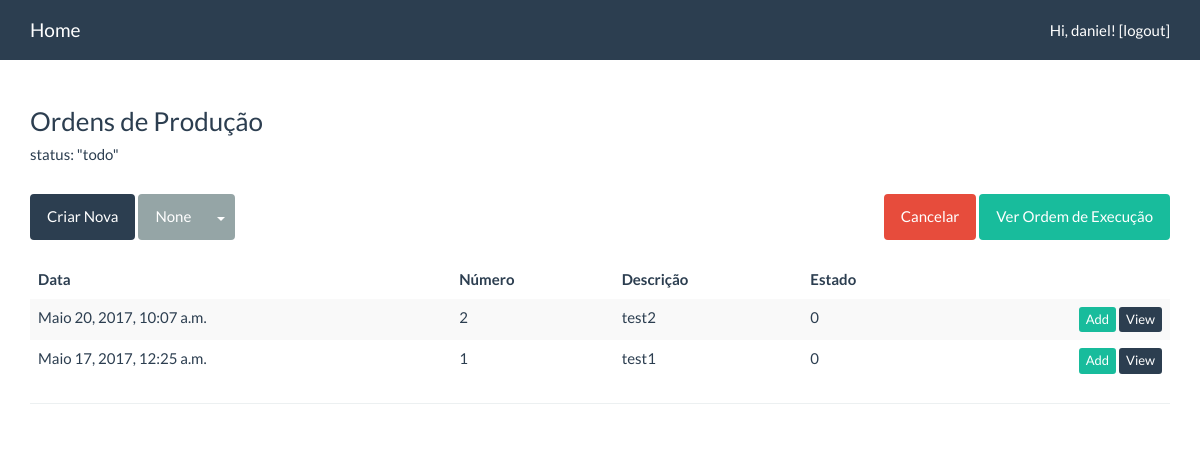
/pm/orders/ (signed in), run on an earlier commit of the app's database.
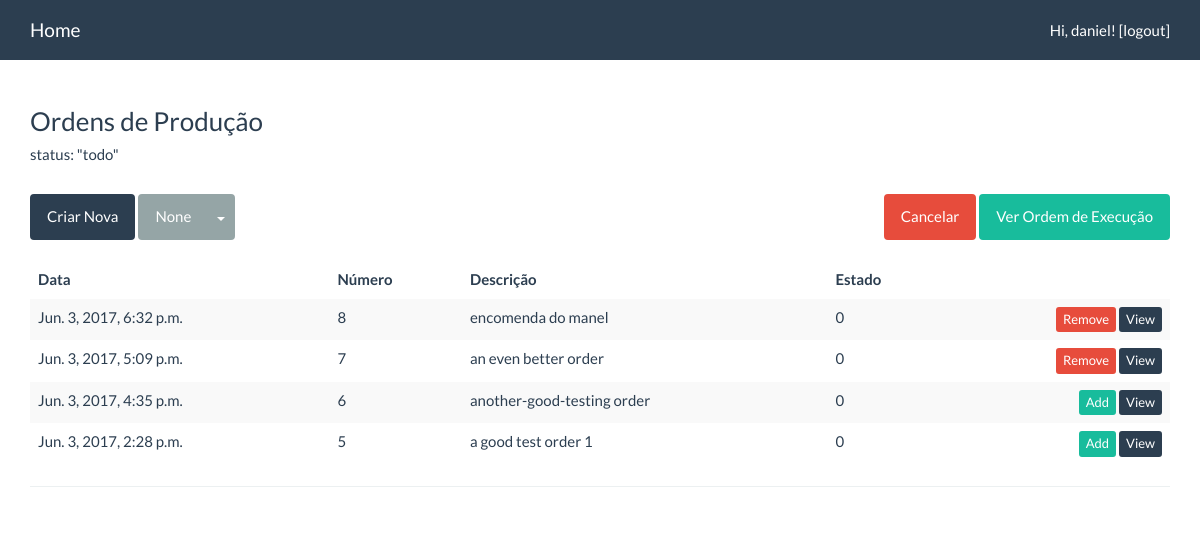
And on a later commit of the database.
### pm/models.py (models this page shows, shortened)
class Order(models.Model):
    TARGETS = ProductionStages.get_stages_choices()
    date = models.DateTimeField(default=timezone.now)
    number = models.CharField(max_length=300, unique=True)
    entries = models.ManyToManyField(Product, through='OrderEntry', blank=True)
    description = models.CharField(max_length=300, default='no-description')
    status = models.IntegerField(default=0)
    suborders = models.ManyToManyField('self', symmetrical=False, blank=True, related_name='order_suborders')
    target = models.CharField(max_length=2, choices=TARGETS, default='')
    exec_order_reference = models.ForeignKey('self', blank=True, null=True, related_name='order_exec_order', on_delete=models.SET_NULL)
    exec_order = models.BooleanField(default=False)
    def __str__(self):
        return str(self.number)+ ':' + str(self.description)
    def get_orders(self):
        if self.exec_order:
            return Order.objects.filter(exec_order_reference=self, target='')
        else:
            raise ValueError('\"' + str(self) + '\" is not an Execution Order')

### pm/views.py (the view, shortened to what this page needs)
# urls.py: url(r'^orders/(?P<orderid>[0-9]+)/add_product_to_order/$', views.add_products_to_order, name='add_products_to_order'),
@login_required
def orders(request):
    order_target = request.GET.get('target')
    if order_target == None:
        all_orders_list = Order.objects.filter(target='').exclude(exec_order=True).order_by('-date')
    elif order_target == 'ALL':
        all_orders_list = Order.objects.exclude(exec_order=True).order_by('-date')
    else:
        all_orders_list = Order.objects.filter(target=str(order_target)).order_by('-date')
    exec_order = OrderUtils.exec_order_exists()
    orders_in_exec_order_ids = []
    if exec_order:
        print(exec_order)
        orders_in_exec_order_ids = list(exec_order.get_orders().values_list('id', flat=True))
    context = {
        'all_orders_list' : all_orders_list,
        'target' : order_target,
        'exec_order' : exec_order,
        'orders_in_exec_order' : orders_in_exec_order_ids
    }
    return render(request, 'pm/orders.html', context)

### pm/utils.py (called while the page is built)
    @staticmethod
    def exec_order_exists():
        try:
            exec_order = Order.objects.get(exec_order=True, status=0)
            return exec_order
        except ObjectDoesNotExist:
            return None

### pm/templates/pm/orders.html (shortened to what this page needs)
{% extends 'pm/base.html' %}
{% load crispy_forms_tags %}
{% load static %}
{% block content %}
    <div class="row">
        <div class="col-xs-6">
            <h3 class="h3">Ordens de Produção</h3>
            <h5 class="h5">status: "todo"</h5>
        </div>
        <div class="col-xs-6 text-right" id="notification">
        </div>
    </div>
    <br>
    <div class="row">
        <div class="col-xs-6">
            <a class="btn btn-primary" href="{% url 'pm:create_order' %}">Criar Nova</a>
            <div class="btn-group">
                <a href="#" class="btn btn-default">{{ target }}</a>
                <a class="btn btn-default dropdown-toggle" data-toggle="dropdown" aria-expanded="false">
                    <span class="caret"></span></a>
            </div>
        </div>
        <div class="col-xs-6 text-right">
            {% if exec_order %}
                <a class="btn btn-danger" id="cancel-exec-order">Cancelar</a>
                <a class="btn btn-success"
                   data-href="{% url 'pm:order_detail' exec_order.id %}"
                   id="create-exec-order">Ver Ordem de Execução</a>
            {% else %}
                <a class="btn btn-danger" id="cancel-exec-order" style="display: none;">Cancelar</a>
                <a class="btn btn-info" id="create-exec-order">Criar Ordem de Execução</a>
            {% endif %}
        </div>
    </div>
    <br>
    <table class="table table-striped table-hover ">
        <thead>
        <tr>
            <th>Data</th>
            <th>Número</th>
            <th>Descrição</th>
            <th>Estado</th>
        </tr>
        </thead>
        <tbody>
        {% for order in all_orders_list %}
            <tr>
                <td>{{ order.date }}</td>
                <td>{{ order.number }}</td>
                <td>{{ order.description }}</td>
                <td>{{ order.status }}</td>
                <td align="right">
                    <form action="" method="POST" id="exec-form_{{ order.id }}">
                        {% if exec_order %}
                            {% if order.id in orders_in_exec_order %}
                                <button class="btn btn-danger btn-xs" type="submit" id="add-to-exec_{{ order.id }}">
                                    Remove
                                </button>
                            {% else %}
                                <button class="btn btn-success btn-xs" type="submit" id="add-to-exec_{{ order.id }}">
                                    Add
                                </button>
                            {% endif %}
                        {% else %}
                            <button class="btn btn-success btn-xs" type="submit" id="add-to-exec_{{ order.id }}" style="display: none;">
                                Add
                            </button>
                        {% endif %}
                        <button class="btn btn-primary btn-xs"
                                type="submit"
                                data-href="{% url 'pm:order_detail' order.id %}"
                                id="view_{{ order.id }}">View</button>
                    </form>
                </td>
            </tr>
        {% endfor %}
        </tbody>
    </table>
{% endblock %}

### pm/templates/pm/base.html (shortened to what this page needs)
{% load static %}
<!DOCTYPE html>
<html>
<head>
    <link rel="stylesheet" type="text/css" href="{% static 'pm/bootstrap/css/bootstrap.min.css' %}">
</head>
<body>
<nav class="navbar navbar-default navbar-fixed-top" id="navbar-main">
  <div class="container">
    <div class="navbar-header">
        <a class="navbar-brand" href="{% url "pm:index" %}">Home</a>
    </div>
    <div class="collapse navbar-collapse">
      <ul class="nav navbar-nav navbar-right">
          {% if user.is_authenticated %}
                  <li><a href="{% url 'pm:logout' %}">Hi, {{ user.username }}! [logout]</a></li>
          {% else %}
              <li><a href="{% url 'pm:login' %}">login</a></li>
          {% endif %}
      </ul>
    </div>
  </div>
</nav>
<br>
<div class="container">
    <br>
    {% block content %}
    {% endblock %}
  <hr>
</div>
</body>
</html>

What changed in the data, as far as the page shows it:
removed Order: date "Maio 20, 2017, 10:07 a.m.", number "2", description "test2", status "0"
removed Order: date "Maio 17, 2017, 12:25 a.m.", number "1", description "test1", status "0"
added Order: date "Jun. 3, 2017, 6:32 p.m.", number "8", description "encomenda do manel", status "0"
added Order: date "Jun. 3, 2017, 5:09 p.m.", number "7", description "an even better order", status "0"
added Order: date "Jun. 3, 2017, 4:35 p.m.", number "6", description "another-good-testing order", status "0"
added Order: date "Jun. 3, 2017, 2:28 p.m.", number "5", description "a good test order 1", status "0"
